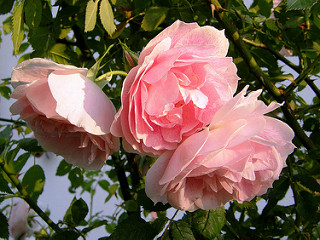
#> input picture notebooks/data/images/roses.jpg, 320 x 240 px
$ jupyter execute 02_histogram_equalization.ipynb
#> lines starting #> are read from the running program, lines starting #| are printed output that depends on the picture
[cell 1]
import cv2
import numpy as np
import os
import matplotlib.pyplot as plt

# Function to get the image path
def get_image_path(filename):
    return os.path.join(os.getcwd(), 'data', 'images', filename)

# Function to load the image in both color and grayscale
def load_image(image_path):
#> called with image_path = 'notebooks/data/images/roses.jpg'
    color_image = cv2.imread(image_path)
#> color_image is the input picture: shape (240, 320, 3); mean B, G, R 80.2, 94.8, 116.4

    # Convert to HLS color space (Hue, Lightness, Saturation)
    hls_image = cv2.cvtColor(color_image, cv2.COLOR_BGR2HLS)
#> hls_image: shape (240, 320, 3); mean of channels 0, 1, 2 69.7, 99.8, 154

    if color_image is None or hls_image is None:
        raise FileNotFoundError(f"Error: Image could not be loaded. Please check the file path: {image_path}")
    return color_image, hls_image

[cell 2]
# Main function to handle everything
def main():
    image_path = get_image_path('roses.jpg')
    print(f"Loading image from: {image_path}")

    color_image, hls_image = load_image(image_path=image_path)

    # Extract the lightness channel
    lightness_channel = hls_image[:, :, 1]
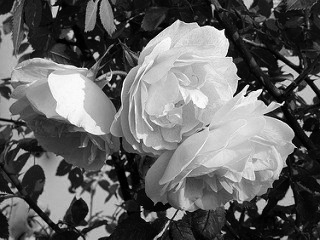
#> lightness_channel: shape (240, 320); min 0, max 255, mean 99.8

    # Create a histogram of lightness values
    plt.hist(lightness_channel.ravel(), bins=256, range=[0,256], color='lightblue')
    plt.title('Histogram of Lightness Values')
    plt.xlabel('Lightness Value')
    plt.ylabel('Frequency')
    plt.xlim([0, 256])
    plt.show()
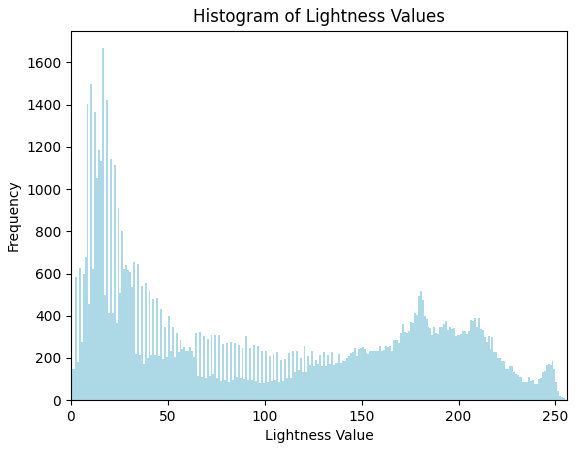
#> figure drawn by matplotlib, 1 panel; tallest bar 1667 high, from x = 16 to 17

$ run again, with notebooks/data/images/blue_band.jpg copied over notebooks/data/images/roses.jpg
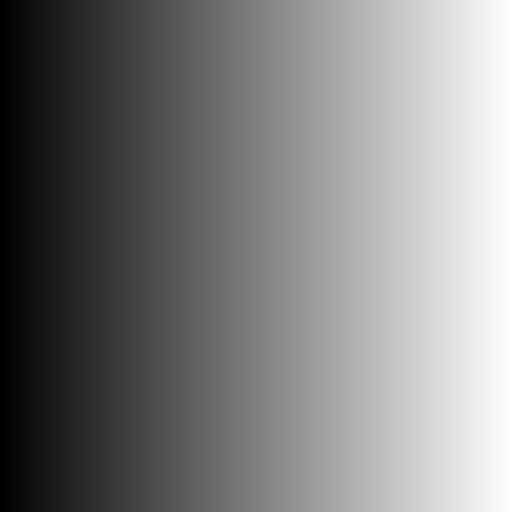
#> input picture notebooks/data/images/blue_band.jpg, 512 x 512 px
#> in load_image, color_image is the input picture: shape (512, 512, 3); min 0, max 255, mean 127
#> hls_image: shape (512, 512, 3); mean of channels 0, 1, 2 0, 127, 0
#> in main, `plt.show()`:
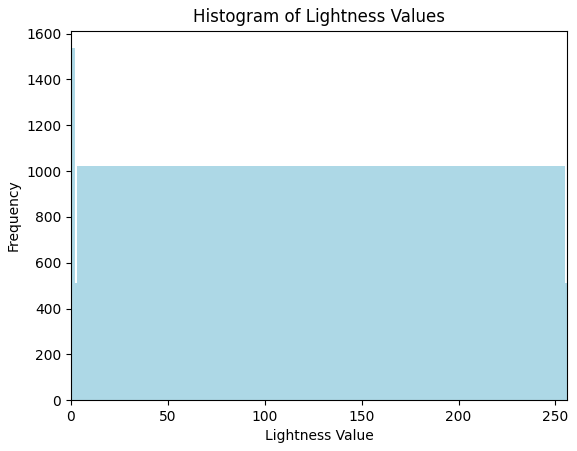
#> figure drawn by matplotlib, 1 panel

$ run again, with notebooks/data/images/color_darkened.jpg copied over notebooks/data/images/roses.jpg
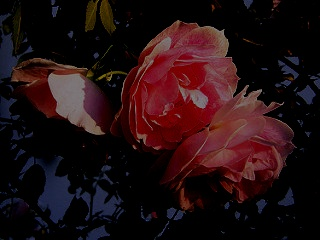
#> input picture notebooks/data/images/color_darkened.jpg, 320 x 240 px
#> in load_image, color_image is the input picture: shape (240, 320, 3); mean B, G, R 17.5, 15.1, 34.8
#> hls_image: shape (240, 320, 3); mean of channels 0, 1, 2 63.2, 25.5, 135.6
#> in main, `lightness_channel = hls_image[:, :, 1]`:
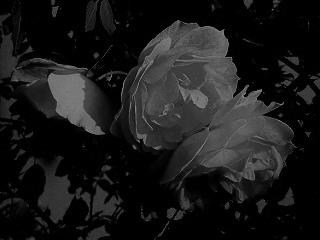
#> lightness_channel: shape (240, 320); min 0, max 139, mean 25.5
#> in main, `plt.show()`:
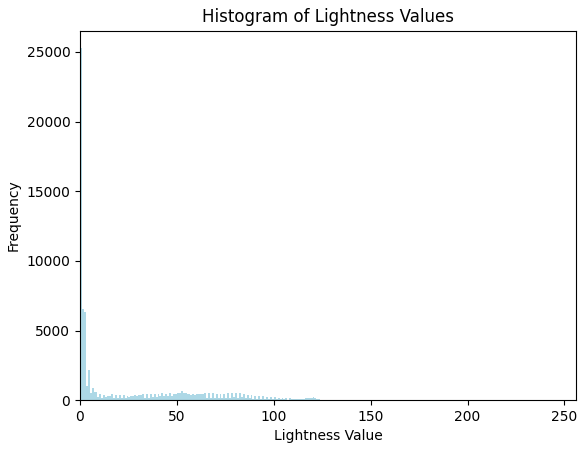
#> figure drawn by matplotlib, 1 panel; tallest bar 25266 high, from x = 0 to 1
